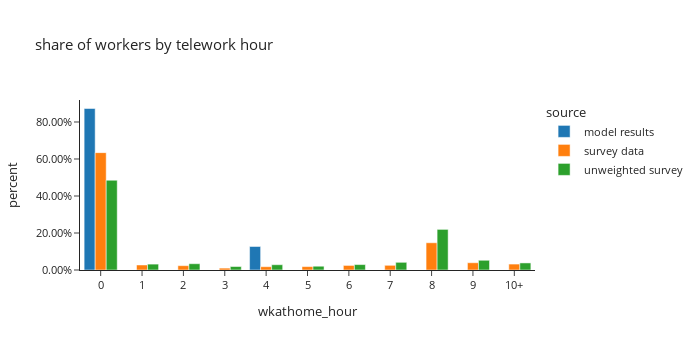

Notebook code for this chart:
### Markdown cell above
### worker counts by telework hours

- group workers by number of teleworking hours (10+ hours are represented as 10 hrs)

### Code cell
# population in each telework hour
df_hour_count = df_full_person_day_workers.groupby(['source','wkathome_int', 'wkathome_hour'])['pdexpfac'].sum().reset_index()
df_hour_count['percent'] = df_hour_count.groupby(['source'], group_keys=False)['pdexpfac']. \
    apply(lambda x:  x / float(x.sum()))

fig = px.bar(df_hour_count.sort_values(by=['source','wkathome_int']), x="wkathome_hour", y="percent", color="source",
             barmode="group",template="simple_white",
             title= "share of workers by telework hour")
fig.update_layout(height=350, width=700, font=dict(size=11),
                  xaxis = dict(dtick = 1),
                  yaxis_tickformat = '.2%')
fig.update_xaxes(categoryorder='array', categoryarray= ['0','1', '2', '3', '4', '5', '6', '7', '8', '9', '10+'])
fig.show()

### Figure 1 — Plotly figure (JSON) as saved in the notebook; plotly's stock layout.template omitted (floating-point values rounded to 4 significant figures)
{"data": [{"alignmentgroup": "True", "hovertemplate": "source=model results<br>wkathome_hour=%{x}<br>percent=%{y}<extra></extra>", "legendgroup": "model results", "marker": {"color": "#1F77B4", "pattern": {"shape": ""}}, "name": "model results", "offsetgroup": "model results", "orientation": "v", "showlegend": true, "textposition": "auto", "type": "bar", "x": ["0", "4"], "xaxis": "x", "y": [0.8729, 0.1271], "yaxis": "y"}, {"alignmentgroup": "True", "hovertemplate": "source=survey data<br>wkathome_hour=%{x}<br>percent=%{y}<extra></extra>", "legendgroup": "survey data", "marker": {"color": "#FF7F0E", "pattern": {"shape": ""}}, "name": "survey data", "offsetgroup": "survey data", "orientation": "v", "showlegend": true, "textposition": "auto", "type": "bar", "x": ["0", "1", "2", "3", "4", "5", "6", "7", "8", "9", "10+"], "xaxis": "x", "y": [0.6344, 0.02718, 0.02342, 0.0102, 0.01779, 0.01838, 0.0247, 0.02537, 0.1473, 0.03926, 0.03207], "yaxis": "y"}, {"alignmentgroup": "True", "hovertemplate": "source=unweighted survey<br>wkathome_hour=%{x}<br>percent=%{y}<extra></extra>", "legendgroup": "unweighted survey", "marker": {"color": "#2CA02C", "pattern": {"shape": ""}}, "name": "unweighted survey", "offsetgroup": "unweighted survey", "orientation": "v", "showlegend": true, "textposition": "auto", "type": "bar", "x": ["0", "1", "2", "3", "4", "5", "6", "7", "8", "9", "10+"], "xaxis": "x", "y": [0.4852, 0.03183, 0.03397, 0.01883, 0.02853, 0.02038, 0.02931, 0.04154, 0.2195, 0.0526, 0.03824], "yaxis": "y"}], "layout": {"barmode": "group", "font": {"size": 11}, "height": 350, "legend": {"title": {"text": "source"}, "tracegroupgap": 0}, "title": {"text": "share of workers by telework hour"}, "width": 700, "xaxis": {"anchor": "y", "categoryarray": ["0", "1", "2", "3", "4", "5", "6", "7", "8", "9", "10+"], "categoryorder": "array", "domain": [0.0, 1.0], "dtick": 1, "title": {"text": "wkathome_hour"}}, "yaxis": {"anchor": "x", "domain": [0.0, 1.0], "tickformat": ".2%", "title": {"text": "percent"}}}}
